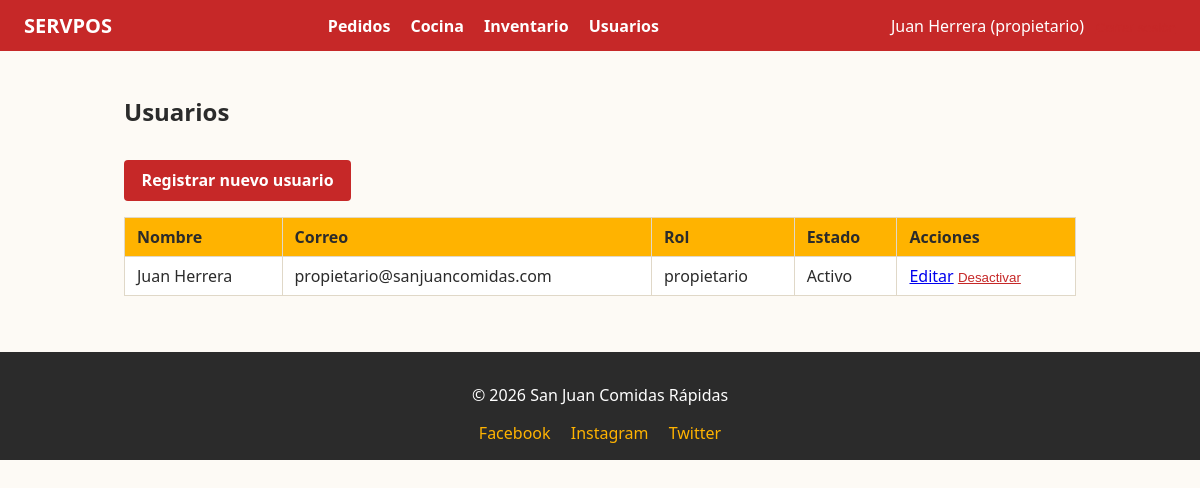
The app's page /index.php?ruta=usuarios (signed in) with its own data.
### tables this page shows
CREATE TABLE usuarios (
    id INT AUTO_INCREMENT PRIMARY KEY,
    nombre VARCHAR(100) NOT NULL,
    correo VARCHAR(150) NOT NULL UNIQUE,
    password_hash VARCHAR(255) NOT NULL,
    rol ENUM('propietario', 'gerente', 'cajero') NOT NULL,
    activo TINYINT(1) NOT NULL DEFAULT 1,
    creado_en DATETIME NOT NULL DEFAULT CURRENT_TIMESTAMP
);

### controllers/UsuarioController.php (called while the page is built, shortened)
<?php
require_once __DIR__ . '/../models/Usuario.php';
require_once __DIR__ . '/AuthController.php';
class UsuarioController
{
    public static function listar(): void
    {
        $sesion = AuthController::exigirSesion();
        $usuarios = Usuario::obtenerTodos();
        require __DIR__ . '/../views/usuarios/listar.php';
    }
}

### controllers/AuthController.php (called while the page is built, shortened)
<?php
require_once __DIR__ . '/../models/Usuario.php';
class AuthController
{
    public static function exigirSesion(): array
    {
        $inactividad = time() - ($_SESSION['ultima_actividad'] ?? time());
        return [
            'id' => (int) $_SESSION['usuario_id'],
            'nombre' => $_SESSION['usuario_nombre'],
            'rol' => $_SESSION['usuario_rol'],
        ];
    }
}

### models/Usuario.php (called while the page is built, shortened)
<?php
class Usuario
{
    public static function obtenerTodos(): array
    {
        $pdo = obtenerConexion();
        $stmt = $pdo->query('SELECT id, nombre, correo, rol, activo, creado_en FROM usuarios ORDER BY nombre');
        return $stmt->fetchAll();
    }
}

### views/usuarios/listar.php (the view, shortened to what this page needs)
<?php require __DIR__ . '/../layout/header.php'; ?>
<h2>Usuarios</h2>
<a class="boton" href="index.php?ruta=usuarios_crear">Registrar nuevo usuario</a>
<table class="tabla">
    <thead>
        <tr>
            <th>Nombre</th>
            <th>Correo</th>
            <th>Rol</th>
            <th>Estado</th>
            <th>Acciones</th>
        </tr>
    </thead>
    <tbody>
        <?php foreach ($usuarios as $usuario): ?>
            <tr>
                <td><?= htmlspecialchars($usuario['nombre']) ?></td>
                <td><?= htmlspecialchars($usuario['correo']) ?></td>
                <td><?= htmlspecialchars($usuario['rol']) ?></td>
                <td><?= $usuario['activo'] ? 'Activo' : 'Inactivo' ?></td>
                <td>
                    <a href="index.php?ruta=usuarios_editar&id=<?= (int) $usuario['id'] ?>">Editar</a>
                    <?php if ($usuario['activo']): ?>
                        <form method="post" action="index.php?ruta=usuarios_desactivar" class="inline">
                            <button type="submit" class="boton-enlace">Desactivar</button>
                        </form>
                    <?php endif; ?>
                </td>
            </tr>
        <?php endforeach; ?>
    </tbody>
</table>
<?php require __DIR__ . '/../layout/footer.php'; ?>

### views/layout/header.php (shortened to what this page needs)
<!doctype html>
<html lang="es">
<head>
    <link rel="stylesheet" href="public/css/style.css">
</head>
<body>
    <header class="encabezado">
        <div class="encabezado-izquierda">
            <span class="nombre-empresa">SERVPOS</span>
        </div>
        <nav class="menu-principal">
            <a href="index.php?ruta=pedidos">Pedidos</a>
            <a href="index.php?ruta=cocina">Cocina</a>
            <?php if (in_array($sesion['rol'] ?? '', ROLES_ADMINISTRACION, true)): ?>
                <a href="index.php?ruta=productos">Inventario</a>
                <a href="index.php?ruta=usuarios">Usuarios</a>
            <?php endif; ?>
        </nav>
        <div class="encabezado-derecha">
            <?php if (!empty($sesion)): ?>
                <span class="usuario-actual"><?= htmlspecialchars($sesion['nombre']) ?> (<?= htmlspecialchars($sesion['rol']) ?>)</span>
                <form method="post" action="index.php?ruta=logout" class="inline">
                    <button type="submit" class="boton-enlace">Cerrar sesión</button>
                </form>
            <?php endif; ?>
        </div>
    </header>
    <main class="contenido">

### public/css/style.css (style rules this page uses)
:root { --color-primario: #c62828; --color-secundario: #ffb300; --color-texto: #2b2b2b; --color-fondo: #fdfaf5; --color-borde: #e0d8c8; }
* { box-sizing: border-box; }
body { margin: 0; font-family: 'Segoe UI', Arial, sans-serif; color: var(--color-texto); background: var(--color-fondo); }
.encabezado { display: flex; align-items: center; justify-content: space-between; background: var(--color-primario); color: #fff; padding: 0.75rem 1.5rem; flex-wrap: wrap; gap: 0.5rem; }
.encabezado-izquierda { display: flex; align-items: center; gap: 0.5rem; }
.nombre-empresa { font-weight: bold; font-size: 1.25rem; }
.menu-principal a { color: #fff; margin-right: 1rem; text-decoration: none; font-weight: 600; }
.encabezado-derecha { display: flex; align-items: center; gap: 0.75rem; }
.contenido { padding: 1.5rem; max-width: 1000px; margin: 0 auto; }
button, .boton { display: inline-block; background: var(--color-primario); color: #fff; border: none; padding: 0.6rem 1.1rem; border-radius: 4px; cursor: pointer; font-weight: 600; text-decoration: none; margin-top: 0.75rem; }
.boton-enlace { background: none; border: none; color: var(--color-primario); text-decoration: underline; cursor: pointer; padding: 0; margin: 0; font-weight: normal; }
form.inline { display: inline; }
.tabla { width: 100%; border-collapse: collapse; margin-top: 1rem; background: #fff; }
.tabla th, .tabla td { border: 1px solid var(--color-borde); padding: 0.5rem 0.75rem; text-align: left; }
.tabla th { background: var(--color-secundario); }

### records on screen
usuarios: nombre "Juan Herrera", rol "propietario", correo "propietario@sanjuancomidas.com", activo "Activo"

### other values on screen
NOMBRE_EMPRESA "San Juan Comidas Rápidas"
